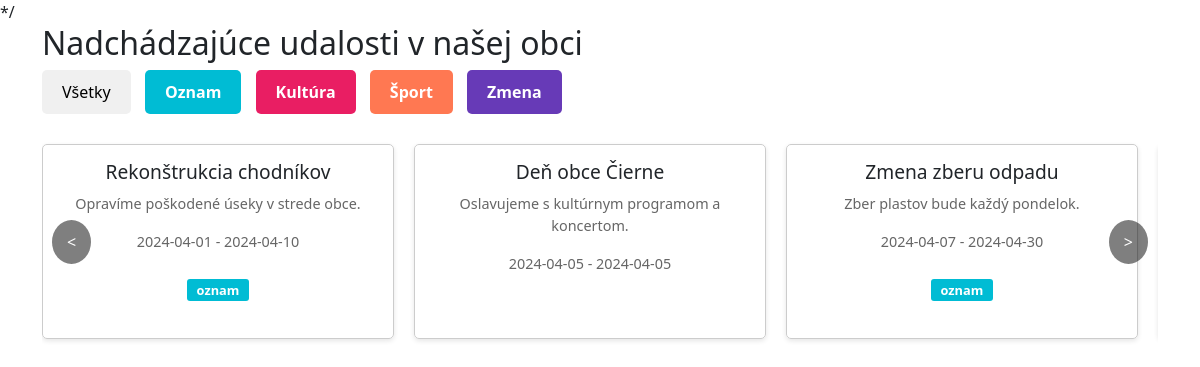
The page / on the database its author committed.
### tables this page shows
CREATE TABLE `news` (
  `id` int(11) NOT NULL,
  `typ` varchar(100) NOT NULL,
  `nazov` varchar(200) NOT NULL,
  `text` text DEFAULT NULL,
  `datum_od` date DEFAULT NULL,
  `datum_do` date DEFAULT NULL,
  `id_obec` int(11) DEFAULT NULL
);

### index.php (the view, shortened to what this page needs)
<?php
include 'header.php';
$conn = new mysqli("localhost", "root", "", "prvy_proof");
$sql = "SELECT * FROM news";
$result = $conn->query($sql);
?>
<div class="container">
    <div class="row">
        <div class="col-lg-12">
            <h2>Nadchádzajúce udalosti v našej obci</h2>
            <div class="filter-buttons">
                <button class="filter-btn" data-category="vsetky">Všetky</button>
                <button class="filter-btn" data-category="oznam" style="background-color:#00bcd4;color:white;font-weight:600">Oznam</button>
                <button class="filter-btn" data-category="kultura" style="background-color:#e91e63;color:white;font-weight:600">Kultúra</button>
                <button class="filter-btn" data-category="sport" style="background-color:#FF7852;color:white;font-weight:600">Šport</button>
                <button class="filter-btn" data-category="zmena" style="background-color:#673ab7;color:white;font-weight:600">Zmena</button>
            </div>
            <div class="carousel-container">
                <button class="carousel-btn left-btn">&lt;</button>
                <div class="events-carousel">
                    <?php
                    if ($result->num_rows > 0) {
                        while ($row = $result->fetch_assoc()) {
                            $categoryClass = strtolower($row['typ']);
                            echo "
                            <div class='event-card $categoryClass'>
                                <h3>{$row['nazov']}</h3>
                                <p>{$row['text']}</p>
                                <p>{$row['datum_od']} - {$row['datum_do']}</p>
                                <span class='badge $categoryClass'>{$row['typ']}</span>
                            </div>
                            ";
                        }
                    } else {
                        echo "<p>Žiadne udalosti na zobrazenie.</p>";
                    }
                    ?>
                </div>
                <button class="carousel-btn right-btn">&gt;</button>
            </div>
        </div>
    </div>
</div>

### header.php (shortened to what this page needs)
<!DOCTYPE html>
<html lang="sk">
<head>
    <link href="https://cdn.jsdelivr.net/npm/bootstrap@5.3.0/dist/css/bootstrap.min.css" rel="stylesheet">
    <link rel="stylesheet" href="assets/css/style.css">
</head>
<body>
 */

### assets/css/style.css (style rules this page uses)
.filter-buttons { margin-bottom: 20px; }
.filter-btn { margin-right: 10px; padding: 10px 20px; border: none; cursor: pointer; background-color: #f0f0f0; border-radius: 5px; }
.event-card { flex: 0 0 calc(33.333% - 20px); max-width: calc(33.333% - 20px); border: 1px solid #ccc; border-radius: 5px; padding: 15px; box-shadow: 0 2px 5px rgba(0, 0, 0, 0.1); text-align: center; }
.badge.oznam { background-color: #00bcd4; color: white; padding: 5px 10px; border-radius: 3px; }
.event-card h3 { font-size: 1.2em; margin-bottom: 10px; }
.event-card p { font-size: 0.9em; color: #666; }
.badge { display: inline-block; padding: 5px 10px; border-radius: 3px; font-size: 0.8em; color: #fff; margin-top: 10px; }
.badge.oznam { background-color: #00bcd4; }
.carousel-container { position: relative; display: flex; align-items: center; overflow: hidden; margin-top: 20px; }
.events-carousel { display: flex; gap: 20px; overflow-x: auto; scroll-behavior: smooth; padding: 10px 0; }
.carousel-btn { position: absolute; top: 50%; transform: translateY(-50%); background-color: rgba(0, 0, 0, 0.5); color: white; border: none; padding: 10px 15px; cursor: pointer; z-index: 10; border-radius: 50%; }
.carousel-btn.left-btn { left: 10px; }
.carousel-btn.right-btn { right: 10px; }

### rows shown on the page
news: nazov "Rekonštrukcia chodníkov", text "Opravíme poškodené úseky v strede obce.", datum_od "2024-04-01", datum_do "2024-04-10", typ "oznam"
news: nazov "Deň obce Čierne", text "Oslavujeme s kultúrnym programom a koncertom.", datum_od "2024-04-05", datum_do "2024-04-05"
news: nazov "Zmena zberu odpadu", text "Zber plastov bude každý pondelok.", datum_od "2024-04-07", datum_do "2024-04-30", typ "oznam"
